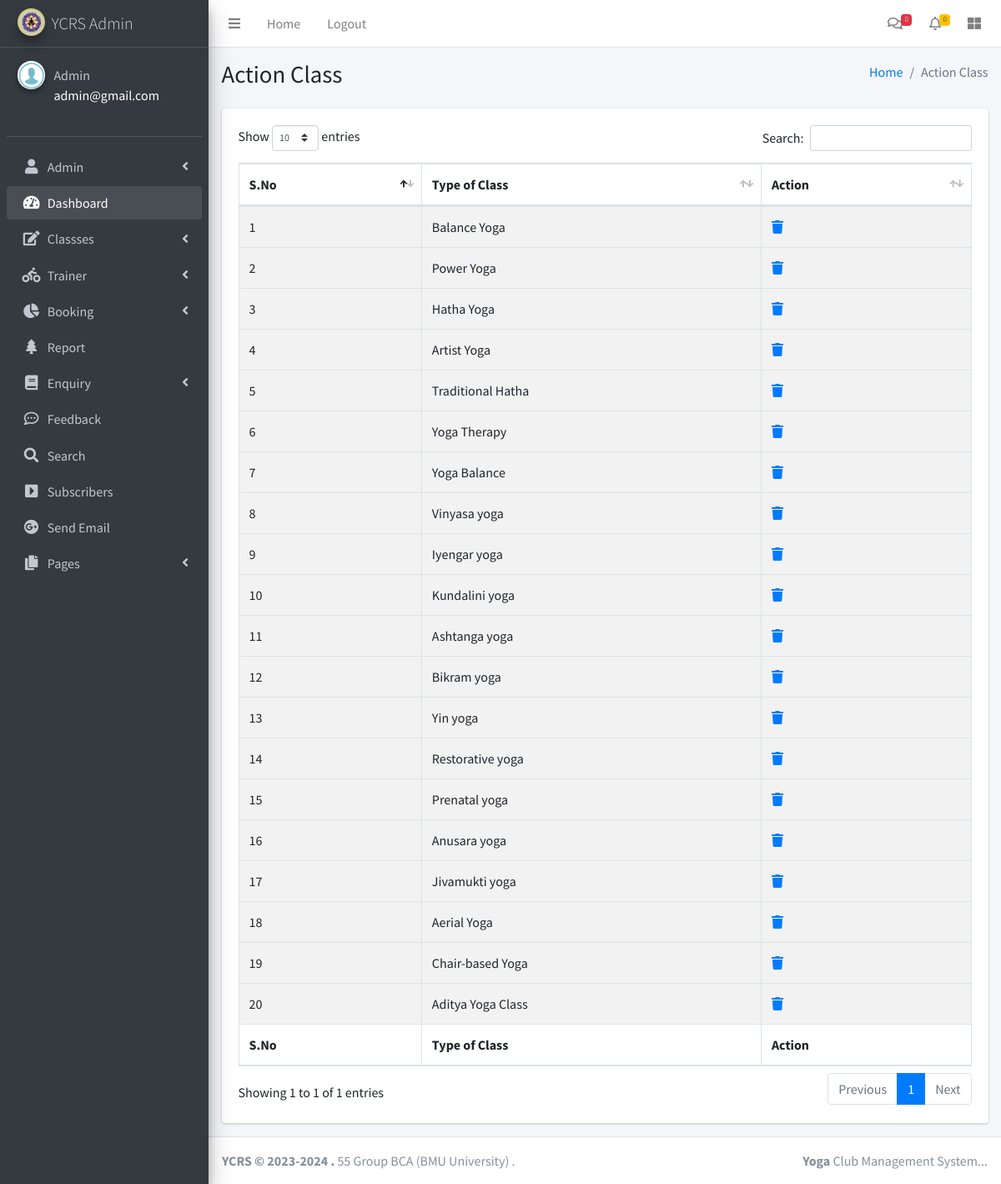
The page /action-classes.php (signed in) on the database its author committed.
### tables this page shows
CREATE TABLE `tblnclass` (
  `id` int NOT NULL,
  `Class_name` varchar(20) NOT NULL
);

### action-classes.php (the view, shortened to what this page needs)
<?php
include('includes/dbconnection.php');
if (strlen($_SESSION['ycrsaid']==0)) {
  header('location:logout.php');
  } else{
?>
<!DOCTYPE html>
<html>
<head>
  <link rel="stylesheet" href="plugins/fontawesome-free/css/all.min.css">
  <link rel="stylesheet" href="https://code.ionicframework.com/ionicons/2.0.1/css/ionicons.min.css">
  <link rel="stylesheet" href="plugins/datatables-bs4/css/dataTables.bootstrap4.min.css">
  <link rel="stylesheet" href="plugins/datatables-responsive/css/responsive.bootstrap4.min.css">
  <link rel="stylesheet" href="dist/css/adminlte.min.css">
</head>
<body class="hold-transition sidebar-mini">
<div class="wrapper">
 <?php include_once('includes/header.php');?>
 <?php include_once('includes/sidebar.php');?>
  <div class="content-wrapper">
    <section class="content-header">
      <div class="container-fluid">
        <div class="row mb-2">
          <div class="col-sm-6">
            <h1>Action Class</h1>
          </div>
          <div class="col-sm-6">
            <ol class="breadcrumb float-sm-right">
              <li class="breadcrumb-item"><a href="dashboard.php">Home</a></li>
              <li class="breadcrumb-item active">Action Class</li>
            </ol>
          </div>
        </div>
      </div>
    </section>
    <section class="content">
      <div class="container-fluid">
        <div class="row">
          <div class="col-12">
             <div class="card">
              <div class="card-body">
                <table id="example1" class="table table-bordered table-striped">
                  <thead>
                  <tr>
                    <th>S.No</th>
                    <th>Type of Class</th>
                    <th>Action</th>
                  </tr>
                  </thead>
                  <tbody>
                    <?php
$sql="SELECT * from tblnclass";
$query = $dbh -> prepare($sql);
$query->execute();
$results=$query->fetchAll(PDO::FETCH_OBJ);
$cnt=1;
if($query->rowCount() > 0)
{
foreach($results as $row)
{               ?>
                  <tr>
                    <td><?php echo htmlentities($cnt);?></td>
                    <td><?php  echo htmlentities($row->Class_name);?></td>
                    <td><a href="action-classes.php?delid=<?php echo ($row->id);?>" onclick="return confirm('Do you really want to Delete ?');"><i class="nav-icon fas fa-trash"></i></a></td>
                  </tr>
                  </tbody><?php $cnt=$cnt+1;}} ?>
                  <tfoot>
                  <tr>
                    <th>S.No</th>
                    <th>Type of Class</th>
                    <th>Action</th>
                  </tr>
                  </tfoot>
                </table>
              </div>
            </div>
          </div>
        </div>
      </div>
    </section>
  </div>
 <?php include_once('includes/footer.php');?>
</div>
</body>
</html>
<?php }  ?>

### includes/header.php (shortened to what this page needs)
<nav class="main-header navbar navbar-expand navbar-white navbar-light">
    <ul class="navbar-nav">
      <li class="nav-item">
        <a class="nav-link" data-widget="pushmenu" href="#" role="button"><i class="fas fa-bars"></i></a>
      </li>
      <li class="nav-item d-none d-sm-inline-block">
        <a href="dashboard.php" class="nav-link">Home</a>
      </li>
      <li class="nav-item d-none d-sm-inline-block">
        <a href="logout.php" class="nav-link">Logout</a>
      </li>
    </ul>
    <ul class="navbar-nav ml-auto">
      <li class="nav-item dropdown">
        <?php
$sql="SELECT * from tblcontact  where IsRead is null";
$query = $dbh -> prepare($sql);
$query->execute();
$newenq=$query->rowCount();
?>
       <a class="nav-link" data-toggle="dropdown" href="#">
          <i class="far fa-comments"></i>
          <span class="badge badge-danger navbar-badge"><?php echo $newenq;?></span>
        </a>
      </li>
      <li class="nav-item dropdown">
         <?php
$sql="SELECT * from tblbooking  where Status is null";
$query = $dbh -> prepare($sql);
$query->execute();
$newbooking=$query->rowCount();
?>
        <a class="nav-link" data-toggle="dropdown" href="#">
          <i class="far fa-bell"></i>
          <span class="badge badge-warning navbar-badge"><?php echo $newbooking;?></span>
        </a>
      </li>
      <li class="nav-item">
        <a class="nav-link" data-widget="control-sidebar" data-slide="true" href="#" role="button"><i
            class="fas fa-th-large"></i></a>
      </li>
    </ul>
  </nav>

### includes/sidebar.php (shortened to what this page needs)
  <aside class="main-sidebar sidebar-dark-primary elevation-4">
    <a href="dashboard.php" class="brand-link">
      <img src="dist/img/logo.jpg" alt="AdminLTE Logo" class="brand-image img-circle elevation-3"
           style="opacity: .8">
      <span class="brand-text font-weight-light">YCRS Admin</span>
    </a>
    <div class="sidebar">
      <div class="user-panel mt-3 pb-3 mb-3 d-flex">
        <div class="image">
          <img src="dist/img/images.png" class="img-circle elevation-2" alt="User Image">
        </div>
        <div class="info">
          <?php
$aid=$_SESSION['ycrsaid'];
$sql="SELECT AdminName,Email from  tbladmin where ID=:aid";
$query = $dbh -> prepare($sql);
$query->bindParam(':aid',$aid,PDO::PARAM_STR);
$query->execute();
$results=$query->fetchAll(PDO::FETCH_OBJ);
$cnt=1;
if($query->rowCount() > 0)
{
foreach($results as $row)
{               ?>
          <a href="admin-profile.php" class="d-block"><?php  echo $row->AdminName;?></a>
          <p style="color: white"><?php  echo $row->Email;?><?php $cnt=$cnt+1;}} ?></p>
        </div>
      </div>
      <nav class="mt-2">
        <ul class="nav nav-pills nav-sidebar flex-column" data-widget="treeview" role="menu" data-accordion="false">
               <li class="nav-item has-treeview">
            <a href="#" class="nav-link">
              <i class="nav-icon fas fa-user"></i>
              <p>
                Admin
                <i class="right fas fa-angle-left right "></i>
              </p>
            </a>
          </li>
          <li class="nav-item has-treeview menu-open">
            <a href="dashboard.php" class="nav-link">
              <i class="nav-icon fas fa-tachometer-alt"></i>
              <p>
                Dashboard
              </p>
            </a>
          </li>
          <li class="nav-item has-treeview">
            <a href="#" class="nav-link">
              <i class="nav-icon fas fa-edit"></i>
              <p>
                Classses
                <i class="fas fa-angle-left right"></i>
              </p>
            </a>
          </li>
          <li class="nav-item has-treeview">
            <a href="#" class="nav-link">
              <i class="nav-icon fas fa-biking"></i>
              <p>
                Trainer
                <i class="fas fa-angle-left right"></i>
              </p>
            </a>
          </li>
          <li class="nav-item has-treeview">
            <a href="#" class="nav-link">
              <i class="nav-icon fas fa-chart-pie"></i>
              <p>
                Booking
                <i class="right fas fa-angle-left"></i>
              </p>
            </a>
          </li>
          <li class="nav-item has-treeview">
            <a href="between-dates-report.php" class="nav-link">
              <i class="nav-icon fas fa-tree"></i>
              <p>
                Report
              </p>
            </a>
          </li>
          <li class="nav-item has-treeview">
            <a href="#" class="nav-link">
             <i class="nav-icon fas fa-book"></i>
              <p>
                Enquiry
                <i class="fas fa-angle-left right"></i>
              </p>
            </a>
          </li>
          <li class="nav-item has-treeview">
            <a href="show_feedback.php" class="nav-link">
              <i class="nav-icon far fa-comment-dots"></i>
              <p>
                Feedback
              </p>
            </a>
          </li>
          <li class="nav-item has-treeview">
            <a href="search.php" class="nav-link">
              <i class="nav-icon fas fa-search "></i>
              <p>
              Search
              </p>
            </a>
          </li>
           <li class="nav-item has-treeview">
            <a href="sub.php" class="nav-link">
              <i class='nav-icon fas fa-caret-square-right'></i>
              <p>
                Subscribers
              </p>
            </a>
          </li>
          <li class="nav-item has-treeview">
            <a href="Email.php" class="nav-link">
              <i class="nav-icon fab fa-google-plus"></i>
              <p>
                Send Email
              </p>
            </a>
          </li>
        <li class="nav-item has-treeview">
            <a href="#" class="nav-link">
              <i class="nav-icon fas fa-copy"></i>
              <p>
                Pages
                <i class="fas fa-angle-left right"></i>
               </p>
            </a>
          </li>
        </ul>
      </nav>
    </div>
  </aside>

### includes/footer.php
<footer class="main-footer">
   <strong>YCRS &copy; 2023-2024 .</strong>
   55 Group BCA (BMU University) .
   <div class="float-right d-none d-sm-inline-block">
     <b>Yoga</b> Club Management System...
   </div>
 </footer>

### rows shown on the page
tblnclass: Class_name "Balance Yoga"
tblnclass: Class_name "Power Yoga"
tblnclass: Class_name "Hatha Yoga"
tblnclass: Class_name "Artist Yoga"
tblnclass: Class_name "Traditional Hatha"
tblnclass: Class_name "Yoga Therapy"
tblnclass: Class_name "Yoga Balance"
tblnclass: Class_name "Vinyasa yoga"
tblnclass: Class_name "Iyengar yoga"
tblnclass: Class_name "Kundalini yoga"
tblnclass: Class_name "Ashtanga yoga"
tblnclass: Class_name "Bikram yoga"
tblnclass: Class_name "Yin yoga"
tblnclass: Class_name "Restorative yoga"
tblnclass: Class_name "Prenatal yoga"
tblnclass: Class_name "Anusara yoga"
tblnclass: Class_name "Jivamukti yoga"
tblnclass: Class_name "Aerial Yoga"
tblnclass: Class_name "Chair-based Yoga"
tblnclass: Class_name "Aditya Yoga Class"

### other values the page prints
$newenq "0"
$newbooking "0"
$row->AdminName "Admin"
$row->Email "admin@gmail.com"
